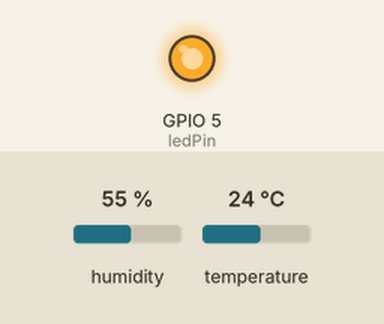
A sketch run on a simulated ESP32. On the bench: output pins drawn as LEDs (lit = HIGH). The inputs (shaded band) are chosen by the test bench; at power-on: temperature 24 °C, humidity 55 %. WiFi joins after 1.5 s; servers stay silent unless stated; uploads are accepted with an empty reply; what the sketch prints to the serial monitor is not drawn.

Above: at 9.7 s.
9.8 s: temperature set to 20 °C
At 11.0 s:
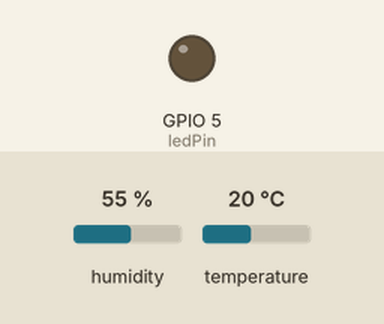
16.6 s: temperature set to 22 °C
23.4 s: temperature set to 25 °C
At 26.1 s:
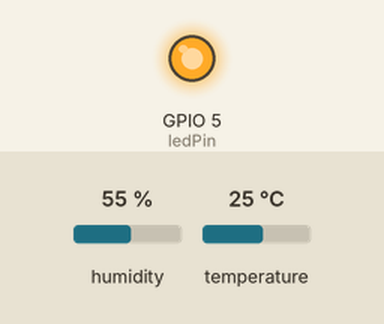
Timing chart, 0 to 27.6 s (numbered marks = the images above; inputs shaded):
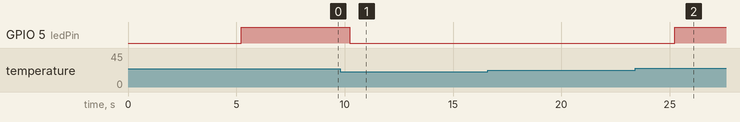

The sketch:

17-wifi-temperature-alert.ino
```cpp
// Temperature monitor: a DHT11 is read every 5 seconds and a push notification
// is sent to the phone (through ntfy.sh) when the temperature gets too high

#include <WiFi.h>
#include <WiFiClientSecure.h>
#include <HTTPClient.h>
#include "DHT.h"

// WiFi name, password and ntfy topic are kept in secrets.h, which is not uploaded to GitHub
#include "secrets.h"

// set pin numbers
const int dhtPin = 4;  // the number of the DHT11 DATA pin
const int ledPin = 5;  // the number of the LED pin (on while the alert is active)

// two thresholds (hysteresis), so the alert does not flip back and forth at the limit
const float highThreshold = 23.0;  // above this: send the alert
const float lowThreshold = 22.0;   // below this: the alert is over

// how often the sensor is read, in milliseconds (the DHT11 is slow)
const unsigned long readInterval = 5000;

// the sensor must fail this many times in a row before an error notification is sent
const int maxFailures = 3;

DHT dht(dhtPin, DHT11);

// remembers whether an alert is currently active, so it is sent only once
bool alertActive = false;

// remembers whether the sensor error was already reported
bool sensorErrorSent = false;

// counts failed readings in a row
int failCount = 0;

// the time (in ms) of the last sensor reading
unsigned long lastRead = 0;

// sends a push notification through ntfy.sh, returns true if it was sent
bool sendNotification(const char* title, const String& message, const char* priority, const char* tags) {
  if (WiFi.status() != WL_CONNECTED) {
    Serial.println("WiFi not connected, notification not sent");
    return false;
  }

  WiFiClientSecure client;
  client.setInsecure();  // skips the certificate check: fine for learning, not for anything important

  HTTPClient http;
  String url = String("https://ntfy.sh/") + ntfyTopic;
  http.begin(client, url);

  // keep the headers plain ASCII (no special characters)
  http.addHeader("Title", title);
  http.addHeader("Priority", priority);
  http.addHeader("Tags", tags);

  // the message is the body of the POST request
  int code = http.POST(message);
  http.end();

  Serial.print("Notification sent, HTTP code: ");
  Serial.println(code);

  return code == 200;
}

void setup() {
  Serial.begin(115200);
  pinMode(ledPin, OUTPUT);
  dht.begin();

  // connect to WiFi
  WiFi.begin(ssid, password);
  Serial.print("Connecting to WiFi");
  while (WiFi.status() != WL_CONNECTED) {
    delay(500);
    Serial.print(".");
  }
  Serial.println();
  Serial.print("IP address: ");
  Serial.println(WiFi.localIP());

  // a test message, so you know the phone is set up correctly
  sendNotification("Monitor started", "The temperature monitor is running", "default", "white_check_mark");
}

void loop() {
  // read the sensor only when readInterval has passed (no delay, so loop() never blocks)
  if (millis() - lastRead < readInterval) {
    return;
  }
  lastRead = millis();

  float temperature = dht.readTemperature();
  float humidity = dht.readHumidity();

  // a failed reading returns NAN (not a number)
  if (isnan(temperature) || isnan(humidity)) {
    failCount++;
    Serial.println("Failed to read from the DHT sensor");

    if (failCount >= maxFailures && !sensorErrorSent) {
      if (sendNotification("Sensor error", "The temperature sensor is not responding", "high", "warning")) {
        sensorErrorSent = true;
      }
    }
    return;
  }

  // the sensor works again
  failCount = 0;
  sensorErrorSent = false;

  Serial.print("Temperature: ");
  Serial.print(temperature, 1);
  Serial.print(" C, humidity: ");
  Serial.print(humidity, 1);
  Serial.println(" %");

  if (temperature > highThreshold && !alertActive) {
    // too warm and no alert sent yet: send it once
    String message = "Temperature is " + String(temperature, 1) + " C, humidity " + String(humidity, 1) + " %";
    if (sendNotification("Temperature too high", message, "urgent", "warning")) {
      alertActive = true;
    }
  } else if (temperature < lowThreshold && alertActive) {
    // back to normal: send one message and end the alert
    String message = "Temperature is back to " + String(temperature, 1) + " C";
    if (sendNotification("Temperature back to normal", message, "default", "white_check_mark")) {
      alertActive = false;
    }
  }

  // the LED shows that an alert is active
  digitalWrite(ledPin, alertActive ? HIGH : LOW);
}
```

secrets.example.h
```cpp
// Copy this file to secrets.h and put in your own values.
// secrets.h is listed in .gitignore, so it is never uploaded.

const char* ssid = "YOUR_WIFI_NAME";
const char* password = "YOUR_WIFI_PASSWORD";

// The ntfy topic works like a password: anyone who knows it can read your notifications.
// Pick a long random name (letters, numbers, - and _), for example my_monitor_k7x29q
const char* ntfyTopic = "YOUR_NTFY_TOPIC";
```

Measured:
- the behaviour switches between 22 and 21 °C on temperature (found by bisection; images 0 and 1)
- the behaviour switches between 23 and 24 °C on temperature (found by bisection; images 1 and 2)
- after the input at 9.8 s, GPIO 5 (ledPin): HIGH → LOW after 0.42 s
- after the input at 16.6 s, every drawn part: stays the same
- after the input at 23.4 s, GPIO 5 (ledPin): LOW → HIGH after 1.8 s
